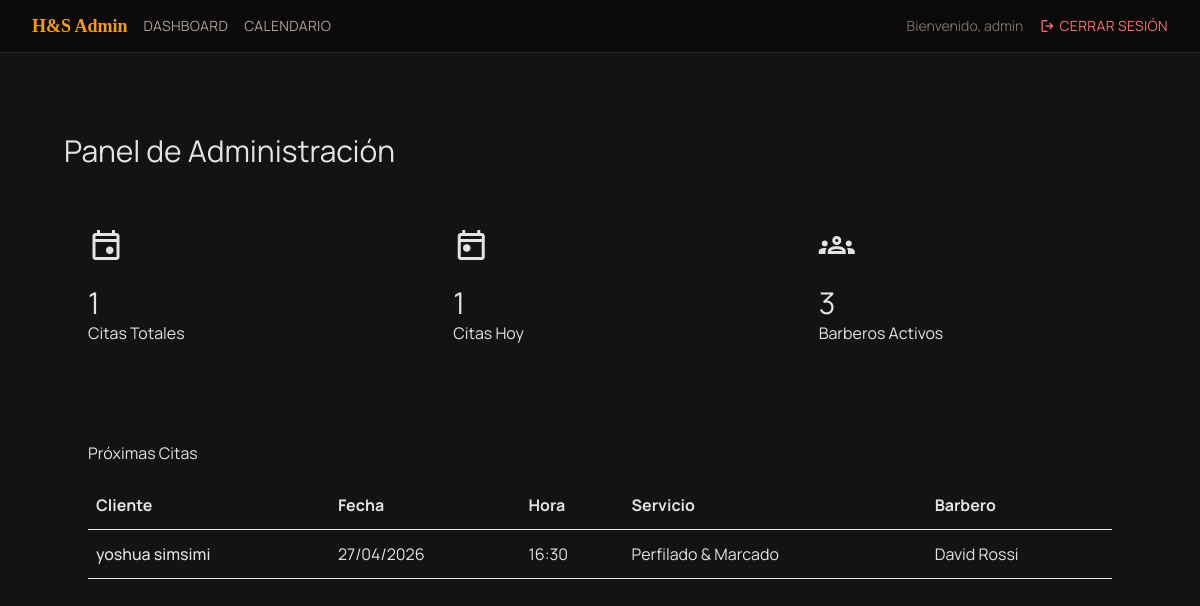
The app's page /admin/dashboard (signed in) with its own data.
### app/models/models.py (models this page shows)
class Admin(UserMixin, db.Model):
    id = db.Column(db.Integer, primary_key=True)
    username = db.Column(db.String(64), unique=True, nullable=False)
    password_hash = db.Column(db.String(128), nullable=False)

class Appointment(db.Model):
    id = db.Column(db.Integer, primary_key=True)
    client_name = db.Column(db.String(100), nullable=False)
    client_email = db.Column(db.String(120))
    client_phone = db.Column(db.String(20), nullable=False)
    service_id = db.Column(db.Integer, db.ForeignKey('service.id'), nullable=False)
    barber_id = db.Column(db.Integer, db.ForeignKey('barber.id'), nullable=False)
    date = db.Column(db.Date, nullable=False)
    time = db.Column(db.Time, nullable=False)
    notes = db.Column(db.Text)
    status = db.Column(db.String(20), default='confirmada')
    created_at = db.Column(db.DateTime, default=datetime.utcnow)
    service = db.relationship('Service', backref='appointments')
    barber = db.relationship('Barber', backref='appointments')

class Service(db.Model):
    id = db.Column(db.Integer, primary_key=True)
    name = db.Column(db.String(100), nullable=False)
    description = db.Column(db.Text)
    duration = db.Column(db.Integer)  # minutos
    price = db.Column(db.Float, nullable=False)
    category = db.Column(db.String(50))

class Barber(db.Model):
    id = db.Column(db.Integer, primary_key=True)
    name = db.Column(db.String(100), nullable=False)
    title = db.Column(db.String(100))
    specialty = db.Column(db.String(200))
    experience = db.Column(db.String(100))
    image_url = db.Column(db.String(500))
    is_active = db.Column(db.Boolean, default=True)

### app/routes/admin.py (the view)
@admin_bp.route('/dashboard')
@login_required
def dashboard():
    total_citas = Appointment.query.count()
    citas_hoy = Appointment.query.filter_by(date=datetime.now().date()).count()
    barberos_activos = Barber.query.filter_by(is_active=True).count()
    citas_proximas = Appointment.query.filter(
        Appointment.date >= datetime.now().date()
    ).order_by(Appointment.date, Appointment.time).limit(5).all()
    return render_template('admin/dashboard.html',
                           total_citas=total_citas,
                           citas_hoy=citas_hoy,
                           barberos_activos=barberos_activos,
                           citas_proximas=citas_proximas)

### app/models/models.py (called while the page is built)
@login_manager.user_loader
def load_user(user_id):
    return Admin.query.get(int(user_id))

### app/templates/admin/dashboard.html (shortened to what this page needs)
{% extends "admin/base_admin.html" %}
{% block content %}
<div class="max-w-7xl mx-auto px-4 md:px-8 py-8 md:py-12">
    <h1 class="font-headline-xl text-primary mb-6 md:mb-8 text-xl md:text-3xl">Panel de Administración</h1>
    <div class="grid grid-cols-1 md:grid-cols-3 gap-4 md:gap-6 mb-8 md:mb-12">
        <div class="bg-surface-container p-4 md:p-6 rounded-lg inner-glow">
            <span class="material-symbols-outlined text-primary text-3xl md:text-4xl">event</span>
            <p class="font-headline-md mt-3 md:mt-4 text-2xl md:text-3xl">{{ total_citas }}</p>
            <p class="text-on-surface-variant text-sm md:text-base">Citas Totales</p>
        </div>
        <div class="bg-surface-container p-4 md:p-6 rounded-lg inner-glow">
            <span class="material-symbols-outlined text-primary text-3xl md:text-4xl">today</span>
            <p class="font-headline-md mt-3 md:mt-4 text-2xl md:text-3xl">{{ citas_hoy }}</p>
            <p class="text-on-surface-variant text-sm md:text-base">Citas Hoy</p>
        </div>
        <div class="bg-surface-container p-4 md:p-6 rounded-lg inner-glow">
            <span class="material-symbols-outlined text-primary text-3xl md:text-4xl">groups</span>
            <p class="font-headline-md mt-3 md:mt-4 text-2xl md:text-3xl">{{ barberos_activos }}</p>
            <p class="text-on-surface-variant text-sm md:text-base">Barberos Activos</p>
        </div>
    </div>
    <div class="bg-surface-container-low p-4 md:p-6 rounded-lg hidden md:block">
        <h2 class="font-headline-md text-primary mb-4">Próximas Citas</h2>
        <div class="overflow-x-auto">
            <table class="w-full text-left min-w-[600px]">
                <thead>
                    <tr class="border-b border-outline-variant">
                        <th class="py-3 px-2">Cliente</th>
                        <th class="px-2">Fecha</th>
                        <th class="px-2">Hora</th>
                        <th class="px-2">Servicio</th>
                        <th class="px-2">Barbero</th>
                    </tr>
                </thead>
                <tbody>
                    {% for cita in citas_proximas %}
                    <tr class="border-b border-outline-variant/50 hover:bg-stone-800/50 transition-colors">
                        <td class="py-3 px-2 font-medium">{{ cita.client_name }}</td>
                        <td class="px-2 whitespace-nowrap">{{ cita.date.strftime('%d/%m/%Y') }}</td>
                        <td class="px-2 whitespace-nowrap">{{ cita.time.strftime('%H:%M') }}</td>
                        <td class="px-2">{{ cita.service.name }}</td>
                        <td class="px-2">{{ cita.barber.name }}</td>
                    </tr>
                    {% else %}
                    <tr><td colspan="5" class="py-4 text-center text-stone-500">No hay citas próximas.</td></tr>
                    {% endfor %}
                </tbody>
            </table>
        </div>
    </div>
</div>
{% endblock %}

### app/templates/admin/base_admin.html (shortened to what this page needs)
<!DOCTYPE html>
<html class="dark" lang="es">
<head>
    <script src="https://cdn.tailwindcss.com?plugins=forms,container-queries"></script>
</head>
<body>
    <nav class="bg-stone-950 border-b border-stone-800 px-4 md:px-8 py-3 flex items-center justify-between">
        <div class="flex items-center gap-4">
            <a href="{{ url_for('admin.dashboard') }}" class="text-amber-500 font-serif font-bold text-lg">H&S Admin</a>
            <a href="{{ url_for('admin.dashboard') }}" class="text-stone-400 hover:text-amber-300 text-sm uppercase tracking-wide {% if request.path == url_for('admin.dashboard') %}text-amber-400{% endif %}">Dashboard</a>
            <a href="{{ url_for('admin.calendario') }}" class="text-stone-400 hover:text-amber-300 text-sm uppercase tracking-wide {% if request.path == url_for('admin.calendario') %}text-amber-400{% endif %}">Calendario</a>
        </div>
        <div class="flex items-center gap-4">
            <span class="text-stone-500 text-sm hidden md:inline">Bienvenido, {{ current_user.username }}</span>
            <a href="{{ url_for('admin.logout') }}" class="flex items-center gap-1 text-red-400 hover:text-red-300 text-sm uppercase tracking-wide">
                <span class="material-symbols-outlined text-base">logout</span>
                Cerrar sesión
            </a>
        </div>
    </nav>
    <main class="min-h-screen py-8 px-4 md:px-8">
        {% block content %}{% endblock %}
    </main>
</body>
</html>

### app/templates/admin/base_admin.html (style rules this page uses)
.material-symbols-outlined { font-variation-settings: 'FILL' 0, 'wght' 400, 'GRAD' 0, 'opsz' 24; }
body { background-color: #131313; color: #e5e2e1; font-family: 'Manrope', sans-serif; }

### records on screen
Admin: username "admin"
Appointment: client_name "yoshua simsimi", date "27/04/2026", time "16:30", service.name "Perfilado & Marcado", barber.name "David Rossi"

### other values on screen
{{ total_citas }} "1"
{{ citas_hoy }} "1"
{{ barberos_activos }} "3"
